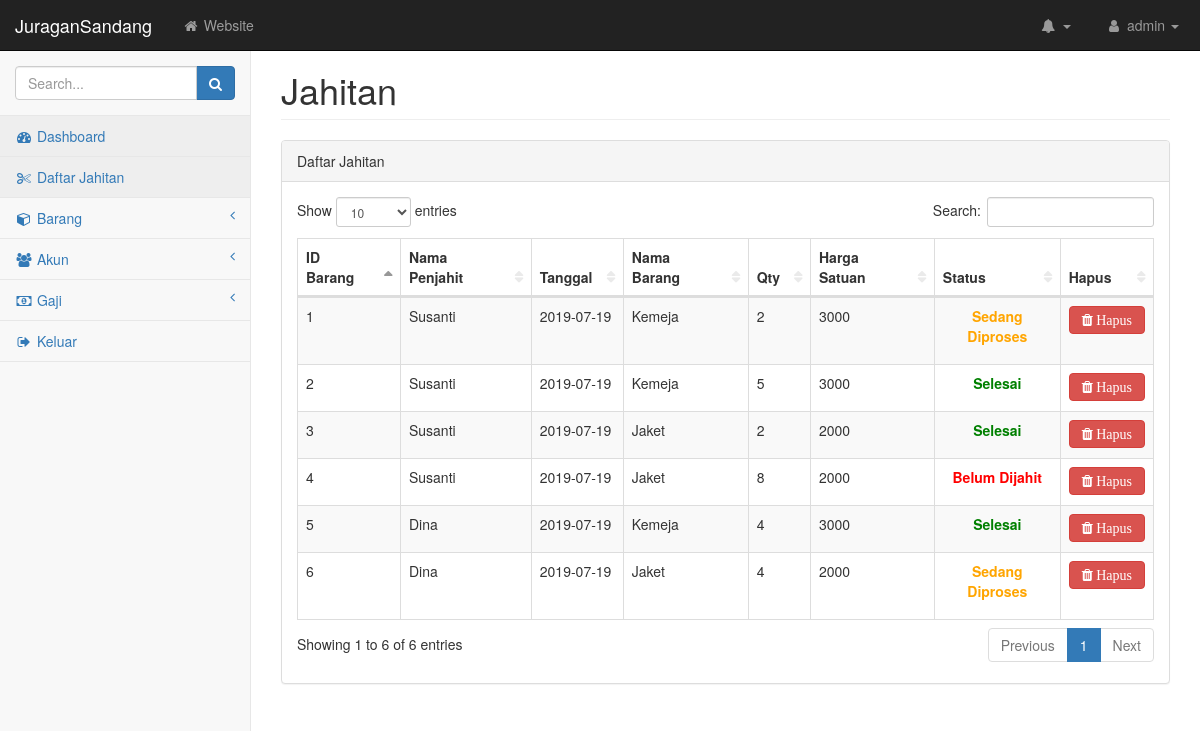
The page /admin.php?page=jahitan (signed in) on the database its author committed.
### tables this page shows
CREATE TABLE `jahitan` (
  `id_barang` int(5) NOT NULL,
  `id_user` varchar(15) NOT NULL,
  `nama_barang` varchar(30) NOT NULL,
  `tanggal` date NOT NULL,
  `total` int(11) NOT NULL,
  `harga_satuan` int(11) NOT NULL,
  `status` varchar(15) NOT NULL
);

CREATE TABLE `user` (
  `id_user` int(4) NOT NULL,
  `username` varchar(30) NOT NULL,
  `password` varchar(30) NOT NULL,
  `nama_user` varchar(30) NOT NULL,
  `level` varchar(8) NOT NULL
);

### admin/jahitan.php (the view, shortened to what this page needs)
<div id="page-wrapper">
                <div class="container-fluid">
                    <div class="row">
                        <div class="col-lg-12">
                            <h1 class="page-header">Jahitan</h1>
                        </div>
                    </div>
                    <div class="row">
                        <div class="col-lg-12">
                            <div class="panel panel-default">
                                <div class="panel-heading">
                                    Daftar Jahitan
                                </div>
                                <div class="panel-body">
                                    <div class="table-responsive">
                                        <table class="table table-striped table-bordered table-hover" id="dataTables-example">
                                            <thead>
                                                <tr>
                                                    <th>ID Barang</th>
                                                    <th>Nama Penjahit</th>
                                                    <th>Tanggal</th>
                                                    <th>Nama Barang</th>
                                                    <th>Qty</th>
                                                    <th>Harga Satuan</th>
                                                    <th>Status</th>
                                                    <th>Hapus</th>
                                                </tr>
                                            </thead>
                                            <tbody>
                                                <tr class="odd gradeX">
                                                  <?php
 include ("koneksi.php");
    $jahitanSql = "SELECT * from jahitan INNER JOIN user ON user.id_user=jahitan.id_user";
    $jahitanQry = mysqli_query($koneksi, $jahitanSql)  or die ("Query barang salah : ".mysql_error());
     foreach($jahitanQry as $jahitanRow) {
    $id_barang = $jahitanRow['id_barang'];
    ?>
                                                    <td><?php echo $id_barang; ?> </td>
                                                    <td><?php echo $jahitanRow['nama_user']; ?></td>
                                                    <td><?php echo $jahitanRow['tanggal']; ?></td>
                                                    <td><?php echo $jahitanRow['nama_barang']; ?></td>
                                                    <td><?php echo $jahitanRow['total']; ?></td>
                                                    <td><?php echo $jahitanRow['harga_satuan']; ?></td>
                                                    <td><b><?php
                                                                if ($jahitanRow['status']=='Belum Jahit') {
                                                                    echo "<p style='text-align:center;color:red;'>Belum Dijahit</p>";
                                                                    } elseif ($jahitanRow['status']=='Proses Jahit') {
                                                                    echo "<p style='text-align:center;color:orange;'>Sedang Diproses</p>";
                                                                    } else {
                                                                    echo "<p style='text-align:center;color:green;'>Selesai</p>";
                                                                    }
                                                            ?>
                                                        </b></td>
                                                    <td><a onclick="return confirm('ANDA YAKIN AKAN MENGHAPUS DATA PENTING INI ... ?')" class="btn btn-danger fa fa-trash" href="?page=jahitan_hapus&kode=<?php echo $id_barang; ?>"> Hapus</a> </td>
                                                </tr>
                                                <?php } ?>
                                            </tbody>
                                        </table>
                                    </div>
                                </div>
                            </div>
                        </div>
                    </div>
                </div>
            </div>

### admin.php (shortened to what this page needs)
<!DOCTYPE html>
<html lang="en">
    <head>
        <link href="css/bootstrap.min.css" rel="stylesheet">
        <link href="css/metisMenu.min.css" rel="stylesheet">
        <link href="css/dataTables/dataTables.bootstrap.css" rel="stylesheet">
        <link href="css/dataTables/dataTables.responsive.css" rel="stylesheet">
        <link href="css/startmin.css" rel="stylesheet">
        <link href="css/font-awesome.min.css" rel="stylesheet" type="text/css">
    </head>
    <body>
        <div id="wrapper">
            <nav class="navbar navbar-inverse navbar-fixed-top" role="navigation">
                <div class="navbar-header">
                    <a class="navbar-brand" href="admin.php">JuraganSandang</a>
                </div>
                <ul class="nav navbar-nav navbar-left navbar-top-links">
                    <li><a href="#"><i class="fa fa-home fa-fw"></i> Website</a></li>
                </ul>
                <ul class="nav navbar-right navbar-top-links">
                    <li class="dropdown navbar-inverse">
                        <a class="dropdown-toggle" data-toggle="dropdown" href="#">
                            <i class="fa fa-bell fa-fw"></i> <b class="caret"></b>
                        </a>
                    </li>
                    <li class="dropdown">
                        <a class="dropdown-toggle" data-toggle="dropdown" href="#">
                            <i class="fa fa-user fa-fw"></i> <?php echo $_SESSION['username']; ?> <b class="caret"></b>
                        </a>
                    </li>
                </ul>
                <div class="navbar-default sidebar" role="navigation">
                    <div class="sidebar-nav navbar-collapse">
                        <ul class="nav" id="side-menu">
                            <li class="sidebar-search">
                                <div class="input-group custom-search-form">
                                    <input type="text" class="form-control" placeholder="Search...">
                                    <span class="input-group-btn">
                                        <button class="btn btn-primary" type="button">
                                            <i class="fa fa-search"></i>
                                        </button>
                                </span>
                                </div>
                            </li>
                            <li>
                                <a href="admin.php"><i class="fa fa-dashboard fa-fw"></i> Dashboard</a>
                            </li>
                            <li>
                                <a href="?page=jahitan"><i class="fa  fa-scissors  fa-fw"></i> Daftar Jahitan</a>
                            </li>
                            <li>
                                <a href="#"><i class="fa  fa-cube fa-fw"></i> Barang<span class="fa arrow"></span></a>
                            </li>
                            <li>
                                <a href="#"><i class="fa  fa-users fa-fw"></i> Akun<span class="fa arrow"></span></a>
                            </li>
                            <li>
                                <a href="#"><i class="fa  fa-money fa-fw"></i> Gaji<span class="fa arrow"></span></a>
                            </li>
                             <li>
                                <a href="logout.php"><i class="fa fa-sign-out fa-fw"></i> Keluar</a>
                            </li>
                        </ul>
                    </div>
                </div>
            </nav>
            <?php include 'admin/load.php'; ?>
        </div>
    </body>
</html>

### admin/load.php (shortened to what this page needs)
<?php
if($_GET){
	switch ($_GET['page']) {
		case 'jahitan':
			include "admin/jahitan.php";
			break;
	}
}
?>

### css/startmin.css (style rules this page uses)
body { background-color: #f8f8f8; }
#wrapper { width: 100%; }
#page-wrapper { padding-top: 30px; min-height: 568px; background-color: #fff; }
@media (min-width:768px) { #page-wrapper { position: inherit; margin-left: 250px; padding: 30px 15px 0 15px; border-left: 1px solid #e7e7e7; } }
.navbar-header { float: left; }
.navbar-left { float: left; }
.navbar-right { text-align: right; }
.navbar-top-links { margin: 0; }
.navbar-top-links li { display: inline-block; }
.navbar-top-links li:last-child { margin-right: 6px; }
.navbar-top-links li a { padding: 15px; min-height: 50px; }
.navbar-top-links>li>a { color: #999; }
.sidebar .sidebar-nav.navbar-collapse { padding-right: 0; padding-left: 0; }
.sidebar .sidebar-search { padding: 15px; }
.sidebar ul li { border-bottom: 1px solid #e7e7e7; }
.sidebar ul li a.active { background-color: #eee; }
.sidebar .arrow { float: right; }
.sidebar .fa.arrow:before { content: "\f104"; }
@media (min-width:768px) { .sidebar { z-index: 1; position: absolute; width: 250px; margin-top: 51px; } }
table.dataTable thead .sorting, table.dataTable thead .sorting_asc, table.dataTable thead .sorting_desc, table.dataTable thead .sorting_asc_disabled, table.dataTable thead .sorting_desc_disabled { background: 0 0; }
table.dataTable thead .sorting_asc:after { content: "\f0de"; float: right; font-family: fontawesome; }
table.dataTable thead .sorting:after { content: "\f0dc"; float: right; font-family: fontawesome; color: rgba(50,50,50,.5); }

### rows shown on the page
jahitan: id_barang "1", id_user.nama_user "Susanti", tanggal "2019-07-19", nama_barang "Kemeja", total "2", harga_satuan "3000", status "Sedang Diproses"
jahitan: id_barang "2", id_user.nama_user "Susanti", tanggal "2019-07-19", nama_barang "Kemeja", total "5", harga_satuan "3000", status "Selesai"
jahitan: id_barang "3", id_user.nama_user "Susanti", tanggal "2019-07-19", nama_barang "Jaket", total "2", harga_satuan "2000", status "Selesai"
jahitan: id_barang "4", id_user.nama_user "Susanti", tanggal "2019-07-19", nama_barang "Jaket", total "8", harga_satuan "2000", status "Belum Dijahit"
jahitan: id_barang "5", id_user.nama_user "Dina", tanggal "2019-07-19", nama_barang "Kemeja", total "4", harga_satuan "3000", status "Selesai"
jahitan: id_barang "6", id_user.nama_user "Dina", tanggal "2019-07-19", nama_barang "Jaket", total "4", harga_satuan "2000", status "Sedang Diproses"

### other values the page prints
$_SESSION['username'] "admin"
